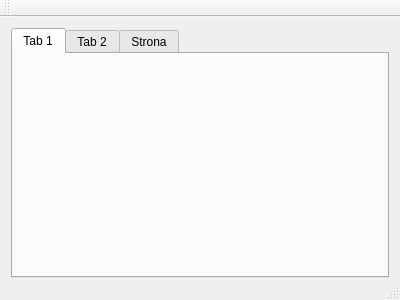
<?xml version="1.0" encoding="UTF-8"?>
<ui version="4.0">
 <class>MainWindow</class>
 <widget class="QMainWindow" name="MainWindow">
  <property name="geometry">
   <rect>
    <x>0</x>
    <y>0</y>
    <width>400</width>
    <height>300</height>
   </rect>
  </property>
  <property name="windowTitle">
   <string>LAN Radio</string>
  </property>
  <property name="windowIcon">
   <iconset resource="Radio.qrc">
    <normaloff>:/ui/icon.png</normaloff>:/ui/icon.png</iconset>
  </property>
  <widget class="QWidget" name="centralWidget">
   <layout class="QVBoxLayout" name="verticalLayout">
    <property name="bottomMargin">
     <number>0</number>
    </property>
    <item>
     <widget class="QTabWidget" name="tabWidget">
      <property name="currentIndex">
       <number>0</number>
      </property>
      <widget class="QWidget" name="devices_tab">
       <attribute name="title">
        <string>Tab 1</string>
       </attribute>
      </widget>
      <widget class="QWidget" name="content_tab">
       <attribute name="title">
        <string>Tab 2</string>
       </attribute>
      </widget>
      <widget class="QWidget" name="log_tab">
       <attribute name="title">
        <string>Strona</string>
       </attribute>
      </widget>
     </widget>
    </item>
   </layout>
  </widget>
  <widget class="QMenuBar" name="menuBar">
   <property name="geometry">
    <rect>
     <x>0</x>
     <y>0</y>
     <width>400</width>
     <height>21</height>
    </rect>
   </property>
  </widget>
  <widget class="QToolBar" name="mainToolBar">
   <attribute name="toolBarArea">
    <enum>TopToolBarArea</enum>
   </attribute>
   <attribute name="toolBarBreak">
    <bool>false</bool>
   </attribute>
  </widget>
  <widget class="QStatusBar" name="statusBar"/>
 </widget>
 <layoutdefault spacing="6" margin="11"/>
 <resources>
  <include location="Radio.qrc"/>
 </resources>
 <connections/>
</ui>
